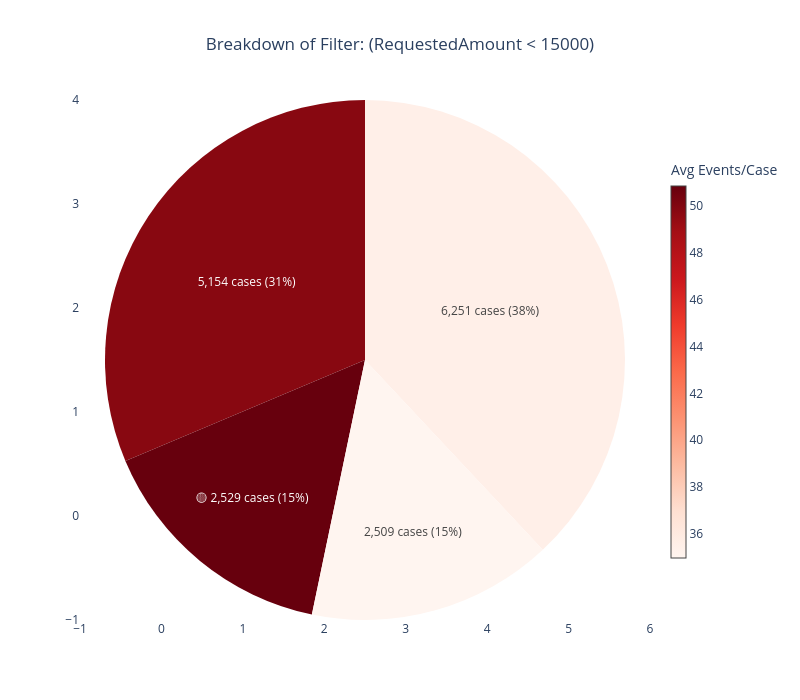

The code cell stored with this chart in its notebook:
### Code cell
# Example 5
query_breakdown_pie('rs_SmallAmount', log_view, metric='avg_events_per_case', details=False)

### Figure 1 — Plotly figure (JSON) as saved in the notebook; plotly's stock layout.template omitted (floating-point values rounded to 4 significant figures)
{"data": [{"customdata": [["(CreditScore >= 600) ✅ →<br>(RequestedAmount >= 10000) ✅ →<br>(RequestedAmount < 15000) ✅"], ["(CreditScore >= 600) ✅ →<br>(RequestedAmount >= 10000) ❌ →<br>(RequestedAmount < 15000) ✅"], ["(CreditScore >= 600) ❌ →<br>(RequestedAmount >= 10000) ✅ →<br>(RequestedAmount < 15000) ✅"], ["(CreditScore >= 600) ❌ →<br>(RequestedAmount >= 10000) ❌ →<br>(RequestedAmount < 15000) ✅"]], "hovertemplate": "<b>%{customdata[0]}</b><extra></extra>", "labels": ["🟡 2,529 cases (15%)", "5,154 cases (31%)", "2,509 cases (15%)", "6,251 cases (38%)"], "marker": {"colors": ["rgb(103, 0, 13)", "rgb(136, 8, 17)", "rgb(255, 245, 240)", "rgb(255, 239, 232)"]}, "textinfo": "label", "type": "pie", "values": [2529, 5154, 2509, 6251]}, {"hoverinfo": "none", "marker": {"cmax": 50.83, "cmin": 34.99, "color": [34.99], "colorbar": {"len": 0.8, "thickness": 15, "title": {"text": "Avg Events/Case"}}, "colorscale": [[0, "rgb(255,245,240)"], [0.125, "rgb(254,224,210)"], [0.25, "rgb(252,187,161)"], [0.375, "rgb(252,146,114)"], [0.5, "rgb(251,106,74)"], [0.625, "rgb(239,59,44)"], [0.75, "rgb(203,24,29)"], [0.875, "rgb(165,15,21)"], [1, "rgb(103,0,13)"]], "showscale": true}, "mode": "markers", "showlegend": false, "type": "scatter", "x": [null], "y": [null]}], "layout": {"height": 700, "paper_bgcolor": "white", "plot_bgcolor": "white", "showlegend": false, "title": {"text": "Breakdown of Filter: (RequestedAmount < 15000)", "x": 0.5}, "width": 800}}
